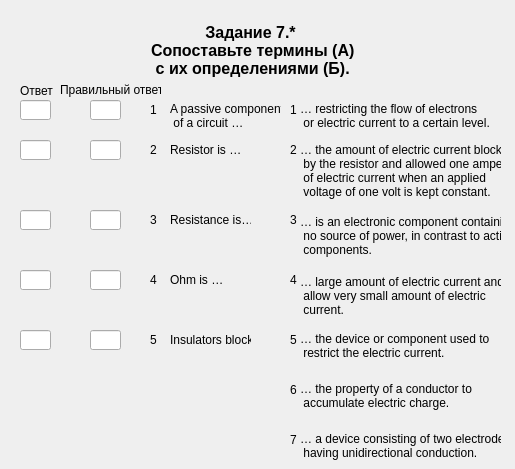
<?xml version="1.0" encoding="UTF-8"?>
<ui version="4.0">
 <class>Zadanie7_part1_var1</class>
 <widget class="QWidget" name="Zadanie7_part1_var1">
  <property name="geometry">
   <rect>
    <x>0</x>
    <y>0</y>
    <width>515</width>
    <height>469</height>
   </rect>
  </property>
  <property name="windowTitle">
   <string>Form</string>
  </property>
  <widget class="QLabel" name="label_title">
   <property name="geometry">
    <rect>
     <x>60</x>
     <y>20</y>
     <width>381</width>
     <height>61</height>
    </rect>
   </property>
   <property name="font">
    <font>
     <pointsize>12</pointsize>
     <weight>75</weight>
     <bold>true</bold>
     <strikeout>false</strikeout>
    </font>
   </property>
   <property name="cursor">
    <cursorShape>ArrowCursor</cursorShape>
   </property>
   <property name="text">
    <string>Задание 7.*
 Сопоставьте термины (А)
 с их определениями (Б).</string>
   </property>
   <property name="textFormat">
    <enum>Qt::AutoText</enum>
   </property>
   <property name="alignment">
    <set>Qt::AlignCenter</set>
   </property>
  </widget>
  <widget class="QLabel" name="label_word_5">
   <property name="geometry">
    <rect>
     <x>170</x>
     <y>330</y>
     <width>81</width>
     <height>20</height>
    </rect>
   </property>
   <property name="text">
    <string>Insulators block …</string>
   </property>
  </widget>
  <widget class="QLineEdit" name="lineEdit_answer_3">
   <property name="geometry">
    <rect>
     <x>20</x>
     <y>210</y>
     <width>31</width>
     <height>20</height>
    </rect>
   </property>
  </widget>
  <widget class="QLabel" name="label_number_1">
   <property name="geometry">
    <rect>
     <x>150</x>
     <y>100</y>
     <width>16</width>
     <height>20</height>
    </rect>
   </property>
   <property name="text">
    <string>1</string>
   </property>
  </widget>
  <widget class="QLabel" name="label_number_4">
   <property name="geometry">
    <rect>
     <x>150</x>
     <y>270</y>
     <width>16</width>
     <height>20</height>
    </rect>
   </property>
   <property name="text">
    <string>4</string>
   </property>
  </widget>
  <widget class="QLabel" name="label_word_3">
   <property name="geometry">
    <rect>
     <x>170</x>
     <y>210</y>
     <width>81</width>
     <height>20</height>
    </rect>
   </property>
   <property name="text">
    <string>Resistance is…</string>
   </property>
  </widget>
  <widget class="QLabel" name="label_word_4">
   <property name="geometry">
    <rect>
     <x>170</x>
     <y>270</y>
     <width>81</width>
     <height>20</height>
    </rect>
   </property>
   <property name="text">
    <string>Ohm is …</string>
   </property>
  </widget>
  <widget class="QLabel" name="label_word_1">
   <property name="geometry">
    <rect>
     <x>170</x>
     <y>100</y>
     <width>111</width>
     <height>31</height>
    </rect>
   </property>
   <property name="text">
    <string>A passive component
 of a circuit …</string>
   </property>
  </widget>
  <widget class="QLabel" name="label_word_2">
   <property name="geometry">
    <rect>
     <x>170</x>
     <y>140</y>
     <width>81</width>
     <height>20</height>
    </rect>
   </property>
   <property name="text">
    <string>Resistor is …</string>
   </property>
  </widget>
  <widget class="QLineEdit" name="lineEdit_answer_4">
   <property name="geometry">
    <rect>
     <x>20</x>
     <y>270</y>
     <width>31</width>
     <height>20</height>
    </rect>
   </property>
  </widget>
  <widget class="QLineEdit" name="lineEdit_answer_2">
   <property name="geometry">
    <rect>
     <x>20</x>
     <y>140</y>
     <width>31</width>
     <height>20</height>
    </rect>
   </property>
  </widget>
  <widget class="QLineEdit" name="lineEdit_answer_1">
   <property name="geometry">
    <rect>
     <x>20</x>
     <y>100</y>
     <width>31</width>
     <height>20</height>
    </rect>
   </property>
   <property name="text">
    <string/>
   </property>
  </widget>
  <widget class="QLabel" name="label_number_2">
   <property name="geometry">
    <rect>
     <x>150</x>
     <y>140</y>
     <width>16</width>
     <height>20</height>
    </rect>
   </property>
   <property name="text">
    <string>2</string>
   </property>
  </widget>
  <widget class="QLabel" name="label_number_5">
   <property name="geometry">
    <rect>
     <x>150</x>
     <y>330</y>
     <width>16</width>
     <height>20</height>
    </rect>
   </property>
   <property name="text">
    <string>5</string>
   </property>
  </widget>
  <widget class="QLabel" name="label_number_3">
   <property name="geometry">
    <rect>
     <x>150</x>
     <y>210</y>
     <width>16</width>
     <height>20</height>
    </rect>
   </property>
   <property name="text">
    <string>3</string>
   </property>
  </widget>
  <widget class="QLineEdit" name="lineEdit_answer_5">
   <property name="geometry">
    <rect>
     <x>20</x>
     <y>330</y>
     <width>31</width>
     <height>20</height>
    </rect>
   </property>
  </widget>
  <widget class="QLabel" name="label_word_17">
   <property name="geometry">
    <rect>
     <x>300</x>
     <y>270</y>
     <width>201</width>
     <height>51</height>
    </rect>
   </property>
   <property name="text">
    <string>… large amount of electric current and
 allow very small amount of electric
 current.</string>
   </property>
  </widget>
  <widget class="QLabel" name="label_word_20">
   <property name="geometry">
    <rect>
     <x>300</x>
     <y>430</y>
     <width>201</width>
     <height>31</height>
    </rect>
   </property>
   <property name="text">
    <string>… a device consisting of two electrodes
 having unidirectional conduction.</string>
   </property>
  </widget>
  <widget class="QLabel" name="label_word_23">
   <property name="geometry">
    <rect>
     <x>300</x>
     <y>210</y>
     <width>201</width>
     <height>51</height>
    </rect>
   </property>
   <property name="text">
    <string>… is an electronic component containing
 no source of power, in contrast to active
 components.</string>
   </property>
  </widget>
  <widget class="QLabel" name="label_word_24">
   <property name="geometry">
    <rect>
     <x>300</x>
     <y>380</y>
     <width>201</width>
     <height>31</height>
    </rect>
   </property>
   <property name="text">
    <string>… the property of a conductor to
 accumulate electric charge.</string>
   </property>
  </widget>
  <widget class="QLabel" name="label_word_26">
   <property name="geometry">
    <rect>
     <x>300</x>
     <y>330</y>
     <width>201</width>
     <height>31</height>
    </rect>
   </property>
   <property name="text">
    <string>… the device or component used to
 restrict the electric current.</string>
   </property>
  </widget>
  <widget class="QLabel" name="label_word_29">
   <property name="geometry">
    <rect>
     <x>300</x>
     <y>100</y>
     <width>201</width>
     <height>31</height>
    </rect>
   </property>
   <property name="text">
    <string>… restricting the flow of electrons
 or electric current to a certain level.</string>
   </property>
  </widget>
  <widget class="QLabel" name="label_word_30">
   <property name="geometry">
    <rect>
     <x>300</x>
     <y>140</y>
     <width>201</width>
     <height>61</height>
    </rect>
   </property>
   <property name="text">
    <string>… the amount of electric current blocked
 by the resistor and allowed one ampere
 of electric current when an applied
 voltage of one volt is kept constant.</string>
   </property>
  </widget>
  <widget class="QLabel" name="label_number_6">
   <property name="geometry">
    <rect>
     <x>290</x>
     <y>100</y>
     <width>16</width>
     <height>20</height>
    </rect>
   </property>
   <property name="text">
    <string>1</string>
   </property>
  </widget>
  <widget class="QLabel" name="label_number_7">
   <property name="geometry">
    <rect>
     <x>290</x>
     <y>140</y>
     <width>16</width>
     <height>20</height>
    </rect>
   </property>
   <property name="text">
    <string>2</string>
   </property>
  </widget>
  <widget class="QLabel" name="label_number_8">
   <property name="geometry">
    <rect>
     <x>290</x>
     <y>330</y>
     <width>16</width>
     <height>20</height>
    </rect>
   </property>
   <property name="text">
    <string>5</string>
   </property>
  </widget>
  <widget class="QLabel" name="label_number_9">
   <property name="geometry">
    <rect>
     <x>290</x>
     <y>210</y>
     <width>16</width>
     <height>20</height>
    </rect>
   </property>
   <property name="text">
    <string>3</string>
   </property>
  </widget>
  <widget class="QLabel" name="label_number_10">
   <property name="geometry">
    <rect>
     <x>290</x>
     <y>270</y>
     <width>16</width>
     <height>20</height>
    </rect>
   </property>
   <property name="text">
    <string>4</string>
   </property>
  </widget>
  <widget class="QLabel" name="label_number_11">
   <property name="geometry">
    <rect>
     <x>290</x>
     <y>380</y>
     <width>16</width>
     <height>20</height>
    </rect>
   </property>
   <property name="text">
    <string>6</string>
   </property>
  </widget>
  <widget class="QLabel" name="label_number_12">
   <property name="geometry">
    <rect>
     <x>290</x>
     <y>430</y>
     <width>16</width>
     <height>20</height>
    </rect>
   </property>
   <property name="text">
    <string>7</string>
   </property>
  </widget>
  <widget class="QLabel" name="label_21">
   <property name="geometry">
    <rect>
     <x>20</x>
     <y>80</y>
     <width>41</width>
     <height>21</height>
    </rect>
   </property>
   <property name="text">
    <string>Ответ</string>
   </property>
  </widget>
  <widget class="QLineEdit" name="lineEdit_answer_6">
   <property name="geometry">
    <rect>
     <x>90</x>
     <y>100</y>
     <width>31</width>
     <height>20</height>
    </rect>
   </property>
   <property name="text">
    <string/>
   </property>
  </widget>
  <widget class="QLineEdit" name="lineEdit_answer_7">
   <property name="geometry">
    <rect>
     <x>90</x>
     <y>140</y>
     <width>31</width>
     <height>20</height>
    </rect>
   </property>
   <property name="text">
    <string/>
   </property>
  </widget>
  <widget class="QLineEdit" name="lineEdit_answer_8">
   <property name="geometry">
    <rect>
     <x>90</x>
     <y>210</y>
     <width>31</width>
     <height>20</height>
    </rect>
   </property>
   <property name="text">
    <string/>
   </property>
  </widget>
  <widget class="QLineEdit" name="lineEdit_answer_9">
   <property name="geometry">
    <rect>
     <x>90</x>
     <y>270</y>
     <width>31</width>
     <height>20</height>
    </rect>
   </property>
   <property name="text">
    <string/>
   </property>
  </widget>
  <widget class="QLineEdit" name="lineEdit_answer_10">
   <property name="geometry">
    <rect>
     <x>90</x>
     <y>330</y>
     <width>31</width>
     <height>20</height>
    </rect>
   </property>
   <property name="text">
    <string/>
   </property>
  </widget>
  <widget class="QLabel" name="label_22">
   <property name="geometry">
    <rect>
     <x>60</x>
     <y>80</y>
     <width>101</width>
     <height>20</height>
    </rect>
   </property>
   <property name="text">
    <string>Правильный ответ</string>
   </property>
  </widget>
 </widget>
 <resources/>
 <connections/>
</ui>
